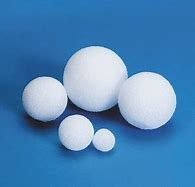
#> input picture transferlearning/dataset/raw/OIP05R64BJG.jpg, 195 x 187 px; its folder holds 4 pictures in this run
$ python resize_image.py
#> lines starting #> are read from the running program, lines starting #| are printed output that depends on the picture
import os
import glob
from cv2 import cv2

if __name__ == "__main__":
    import argparse

    parser = argparse.ArgumentParser(
        description="Resize raw images to uniformed target size."
    )
    parser.add_argument(
        "--raw-dir",
        help="Directory path to raw images.",
        default="transferlearning/dataset/raw",
        type=str,
    )
    parser.add_argument(
        "--save-dir",
        help="Directory path to save resized images.",
        default="transferlearning/dataset/resized",
        type=str,
    )
    parser.add_argument(
        "--ext", help="Raw image files extension to resize.", default="jpg", type=str
    )
    parser.add_argument(
        "--target-size",
        help="Target size to resize as a tuple of 2 integers.",
        default="(800, 600)",
        type=str,
    )
    args = parser.parse_args()

    raw_dir = args.raw_dir
    save_dir = args.save_dir
    ext = args.ext
    target_size = eval(args.target_size)
    msg = "--target-size must be a tuple of 2 integers"
    assert isinstance(target_size, tuple) and len(target_size) == 2, msg
    fnames = glob.glob(os.path.join(raw_dir, "*.{}".format(ext)))
    os.makedirs(save_dir, exist_ok=True)
    print(
        "{} files to resize from directory `{}` to target size:{}".format(
            len(fnames), raw_dir, target_size
        )
    )
    for i, fname in enumerate(fnames):
        print(".", end="", flush=True)
        img = cv2.imread(fname)
#> img is the input picture: shape (187, 195, 3); mean B, G, R 184.4, 135.5, 79.9
        img_small = cv2.resize(img, target_size)
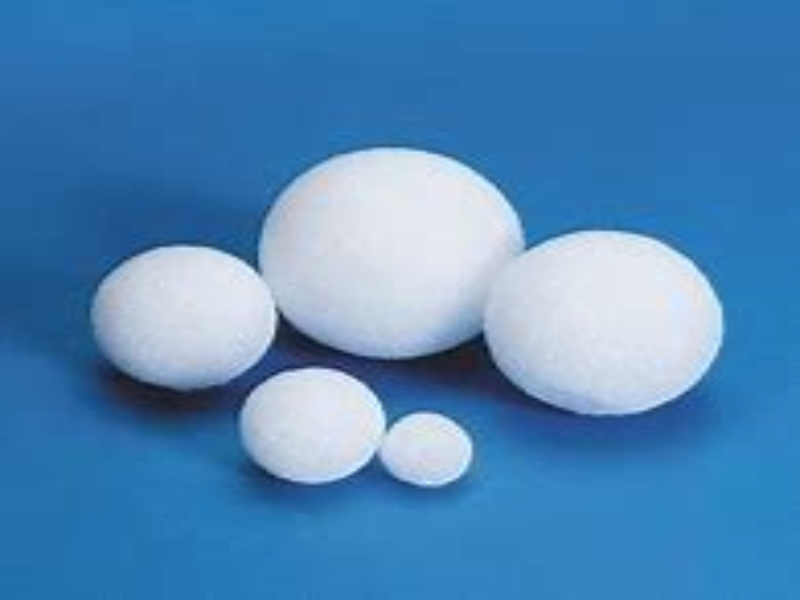
#> img_small: shape (600, 800, 3); mean B, G, R 184.3, 135.4, 79.8
        new_fname = "{}.{}".format(str(i), ext)
        small_fname = os.path.join(save_dir, new_fname)
        cv2.imwrite(small_fname, img_small)
#> pass 2 of the loop `for i, fname in enumerate(fnames):`:
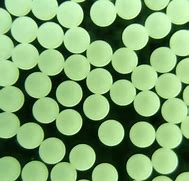
#> input picture transferlearning/dataset/raw/OIP1KFS62EN.jpg, 189 x 181 px
#> img is the input picture: shape (181, 189, 3); mean B, G, R 114.4, 169.4, 131.3
#> `img_small = cv2.resize(img, target_size)`:
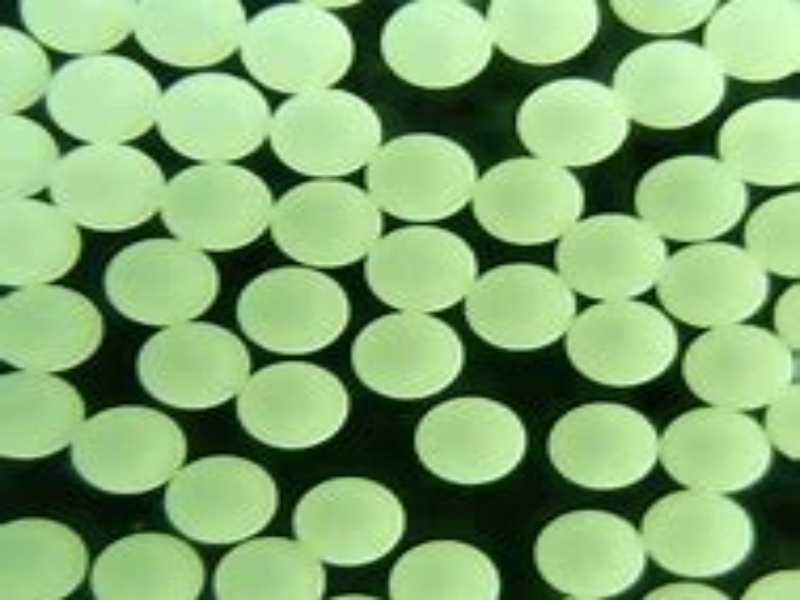
#> img_small: shape (600, 800, 3); mean B, G, R 114.3, 169.3, 131.2
#> pass 3 of the loop `for i, fname in enumerate(fnames):`:
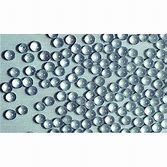
#> input picture transferlearning/dataset/raw/OIP41JBDD27.jpg, 167 x 167 px
#> img is the input picture: shape (167, 167, 3); mean B, G, R 199, 195.5, 182.7
#> `img_small = cv2.resize(img, target_size)`:
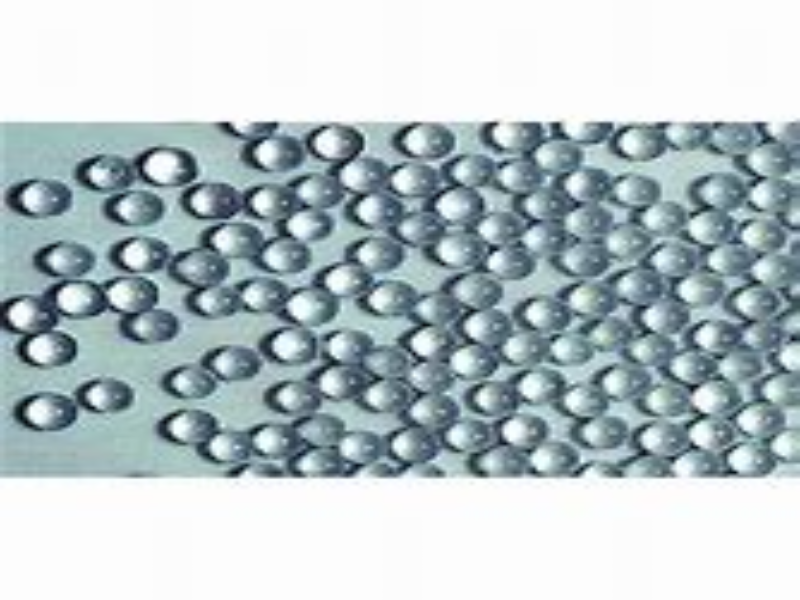
#> img_small: shape (600, 800, 3); mean B, G, R 198.9, 195.4, 182.6
#> the loop made 4 passes; the first 3 are shown
    print(
        "\nDone resizing {} files.\nSaved to directory: `{}`".format(
            len(fnames), save_dir
        )
    )
